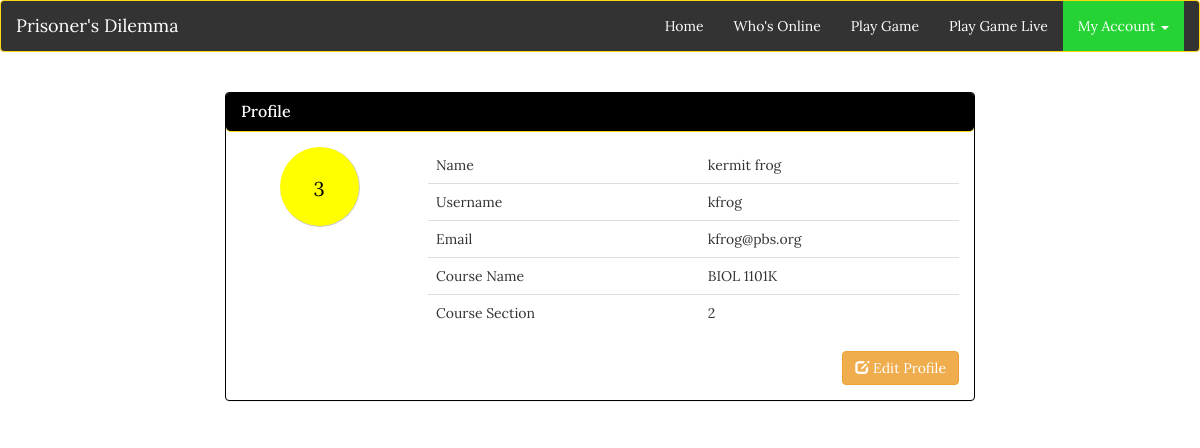
Screenshot of /profilepage.php (signed in) with the database file from the repository.
### tables this page shows
CREATE TABLE IF NOT EXISTS `teamcode` (
  `users_id` int(3) NOT NULL,
  `tag` varchar(12) NOT NULL,
  `user_group` varchar(13) NOT NULL,
  `random_group` int(3) DEFAULT '0',
  `fixed_group` int(2) NOT NULL
);

CREATE TABLE IF NOT EXISTS `users` (
  `id` int(11) NOT NULL,
  `usernames` varchar(255) NOT NULL,
  `first_name` varchar(255) NOT NULL,
  `last_name` varchar(255) NOT NULL,
  `email` varchar(255) NOT NULL,
  `confirmed_email` varchar(255) NOT NULL,
  `pw` varchar(255) NOT NULL,
  `confirmed_pw` varchar(255) NOT NULL,
  `course` varchar(12) DEFAULT NULL,
  `section` int(2) DEFAULT NULL,
  `online_status` int(1) NOT NULL DEFAULT '0',
  `score` int(3) DEFAULT '0',
  `busy` tinyint(1) NOT NULL,
  `time` timestamp NOT NULL DEFAULT CURRENT_TIMESTAMP,
  `rank` smallint(2) NOT NULL
);

### session.php (called while the page is built, shortened)
<?php
	include('connection.php');
	$user_check=$_SESSION['login_user'];
	$result = $dbc->query("SELECT * from users where usernames='$user_check'");
	$row = $result->fetch_assoc();
	$login_id=$row['id'];
	$login_session =$row['first_name'];
	$login_lname=$row['last_name'];
	$login_uname=$row['usernames'];
	$login_session_email=$row['email'];
	$course=$row['course'];
	$section=$row['section'];
	$result2 = $dbc->query("SELECT * from teamcode where users_id='$login_id'");
	$row2 = $result2->fetch_assoc();
	$login_teamcolor = $row2['user_group'];
	$login_teamcolor_num = $row2['users_id'];
?>

### profilepage.php (the view, shortened to what this page needs)
<?php
	include('session.php');
?>
<!doctype html>
<html>
<head>
	<link rel="stylesheet" href="https://maxcdn.bootstrapcdn.com/bootstrap/3.3.5/css/bootstrap.min.css">
	<link href="css/stylesheet.css" rel="stylesheet">
	<link href="css/custom.css" rel="stylesheet">
</head>
<body>
	<header class="navbar navbar-default">
		<div class="container-fluid">
			<div class="navbar-header">
				<a class="navbar-brand" href="index.php">Prisoner's Dilemma</a>
			</div>
			<div class="collapse navbar-collapse" id="collapse">
				<ul class="nav navbar-nav navbar-right">
					<li><a href="index.php">Home</a></li>
					<?php
						if($_SESSION['admin_course'] == 'admin')
						{
					?>
						<li><a href="editgame.php">Edit Game</a></li>
						<li><a href="administration.php">Check Scores</a></li>
					<?php
						}
						else
						{
					?>
						<li><a href="useronline.php">Who's Online</a></li>
						<li><a href="playgame.php">Play Game</a></li>
						<li><a href="playgame_live.php">Play Game Live</a></li>
					<?php
						}
					?>
					<li class="dropdown active">
						<a href="#" class="dropdown-toggle" data-toggle="dropdown" role="button" aria-haspopup="true" aria-expanded="false">My Account <span class="caret"></span></a>
					</li>
				</ul>
			</div>
		</div>
	</header>
	<div class="container">
		<div class="row">
			<div class="col-xs-12 col-sm-12 col-md-8 col-lg-8 col-xs-offset-0 col-sm-offset-0 col-md-offset-2 col-lg-offset-2 top-margin" >
				<div class="panel panel-info">
					<div class="panel-heading">
						<h3 class="panel-title">Profile</h3>
					</div>
					<div class="panel-body">
						<div class="row">
							<div class="col-sm-3 col-md-3 col-lg-3" align="center">
								<div class="outerContainer" style='background-color:<?php echo $login_teamcolor ?>'>
									<div class="innerContainer" style='color:black;'><br><?php echo $login_teamcolor_num; ?>
									</div>
								</div>
							</div>
							<div class="col-sm-9 col-md-9 col-lg-9 ">
								<table class="table table-user-information">
									<tbody>
										<tr>
											<td>Name</td>
											<td><?php echo $login_session. " ".$login_lname; ?></td>
										</tr>
										<tr>
											<td>Username</td>
											<td><?php echo $login_uname; ?></a></td>
										</tr>
										<tr>
											<td>Email</td>
											<td><?php echo $login_session_email; ?></a></td>
										</tr>
										<tr>
											<td>Course Name</td>
											<td><?php echo $course; ?></a></td>
										</tr>
										<tr>
											<td>Course Section</td>
											<td><?php echo $section; ?></a></td>
										</tr>
									</tbody>
								</table>
								<button type="button" class="btn btn-default dropdown-toggle btn-warning" data-toggle="dropdown" aria-haspopup="true" aria-expanded="false" style="float:right" id="editbtn">
									<i class="glyphicon glyphicon-edit"></i> Edit Profile
								</button>
							</div>
						</div>
					</div>
				</div>
			</div>
		</div>
	</div>
</body>
</html>

### css/stylesheet.css (style rules this page uses)
body { font-family: 'Lora', serif; }
.navbar-default { background-color: #DAFFD8; border-color: #e7e7e7; }
.navbar-default .navbar-nav>.active>a, .navbar-default .navbar-nav>.active>a:focus, .navbar-default .navbar-nav>.active>a:hover { color: #FFF; background-color: #25D434; }
.table-user-information > tbody > tr { border-top: 1px solid rgb(221, 221, 221); }
.table-user-information > tbody > tr:first-child { border-top: 0; }
.table-user-information > tbody > tr > td { border-top: 0; }
.top-margin { margin-top:20px; }
.panel-title { color:white; }
.panel-info>.panel-heading { background-color:black; border-color:#ffd90f; }
.panel-info { border-color:black; }
div { border-radius: 5px; }

### css/custom.css (style rules this page uses)
.navbar-default .navbar-brand { color:#fff; }
.navbar-default .navbar-nav>li>a { color:#fff; }
.navbar-default .navbar-collapse, .navbar-default .navbar-form { color:#fff; }
.navbar-default { background-color: #333; border-color: #ffd90f; }
.btn-default { color: white; }
.outerContainer { height: 80px; overflow: hidden; width: 80px; border-radius: 50%; border-bottom: 1px solid #CCCCCC; border-right: 1px solid #CCCCCC; }
.innerContainer { width: 100%; font-size: 20px; color: white; }

### rows the page displays
teamcode: users_id "3"
users: first_name "kermit", last_name "frog", usernames "kfrog", email "kfrog@pbs.org", course "BIOL 1101K", section "2"
